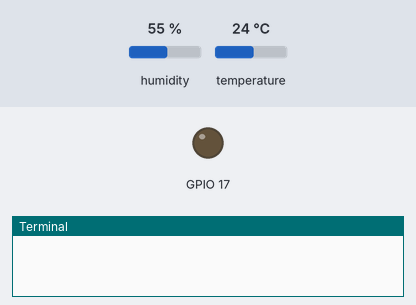
The program below on a simulated Raspberry Pi (BCM pin numbers). Parts: output pins drawn as LEDs (lit = HIGH), the last lines printed to the terminal. The test bench sets the inputs (shaded band); at power-on: humidity 55 %, temperature 24 °C.

Above: at 0.1 s.
At 0.6 s:
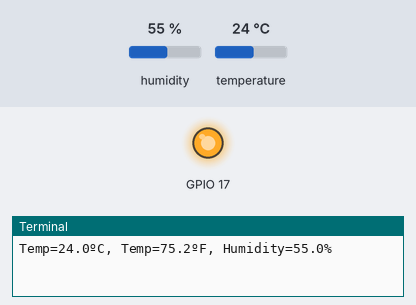
Timing chart, 0 to 2.1 s (numbered marks = the images above):
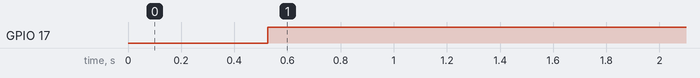

The program:

temp_humid.py
```python
import RPi.GPIO as GPIO
import Adafruit_DHT
import time

GPIO.setmode(GPIO.BCM)
GPIO.setup(17,GPIO.OUT)
# comment and uncomment the lines below depending on your sensor
sensor = Adafruit_DHT.DHT11
sensor_pin = 22

try:
        while True:
            humidity, temperature = Adafruit_DHT.read_retry(sensor, sensor_pin)  # Use read_retry to retry in case of failure
            if humidity is not None and temperature is not None:
                # Uncomment the line below to convert to Fahrenheit
                temperatureF = temperature * 9/5.0 + 32
                if temperature > 28 :
                        GPIO.output(17,GPIO.LOW)
                else:
                        GPIO.output(17,GPIO.HIGH)
                print("Temp={0:0.1f}ºC, Temp={1:0.1f}ºF, Humidity={2:0.1f}%".format(temperature, temperatureF, humidity))
            else:
                GPIO.output(17,GPIO.HIGH)
                print("Sensor failure. Check wiring.")

except KeyboardInterrupt:
        pass

finally:
    GPIO.cleanup()
```

Measured:
- by itself, GPIO 17: LOW → HIGH at 0.53 s
